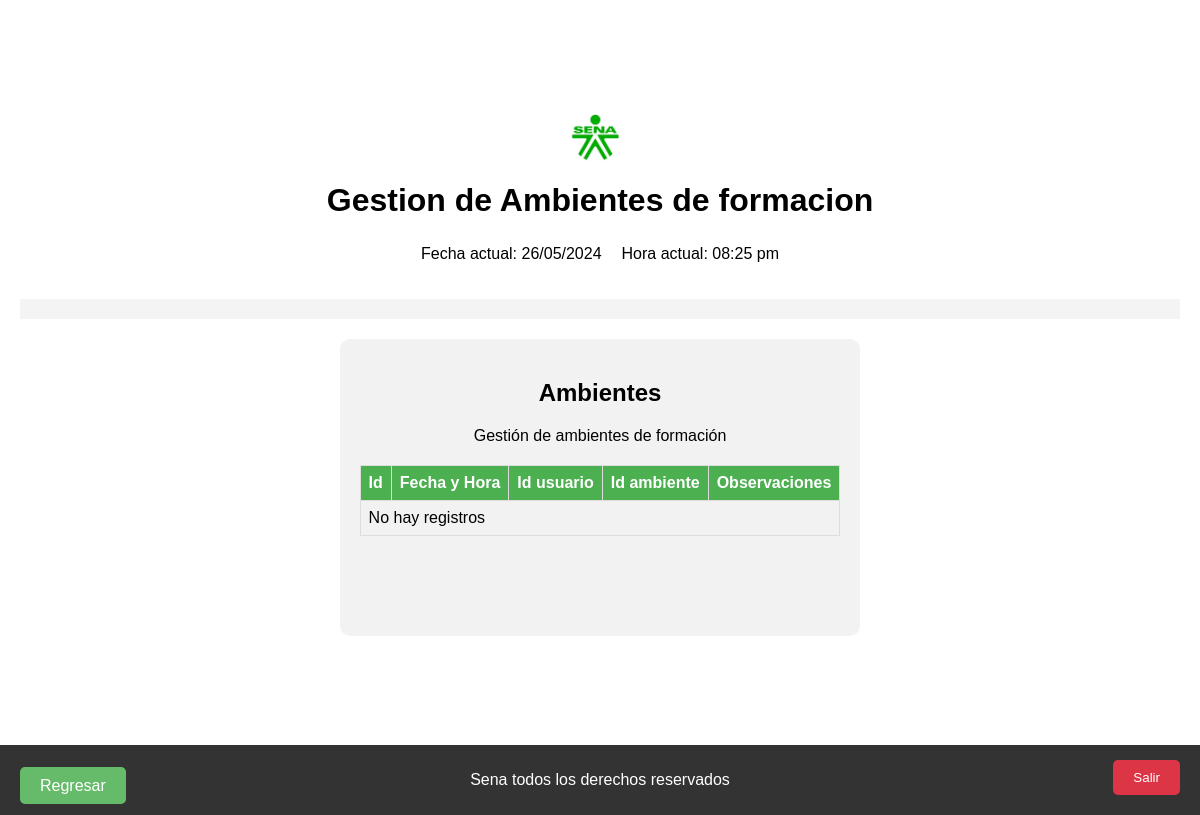
The app's page /views/administrador/reportes/index.php, older data.
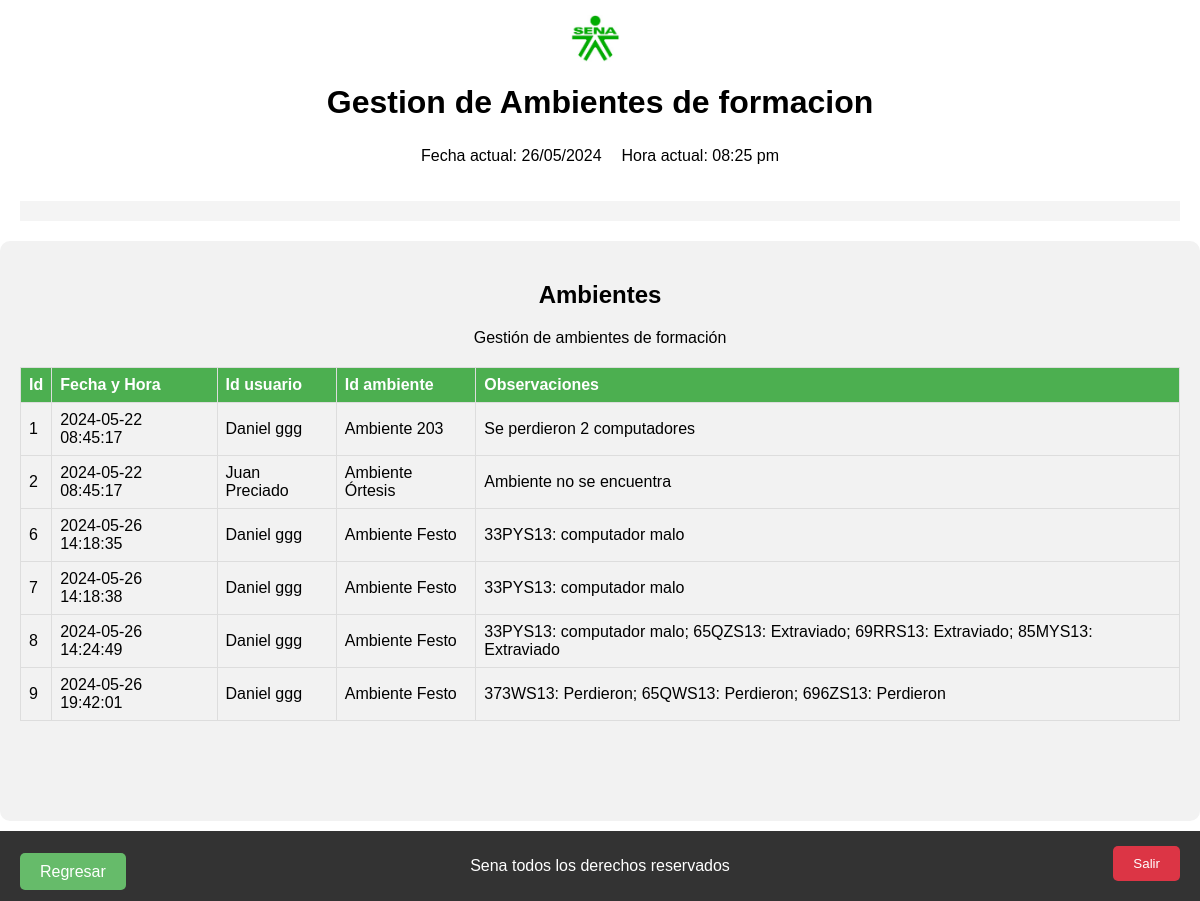
The same page, newer data.
### tables this page shows
CREATE TABLE `t_reportes` (
  `Id_reporte` int(4) NOT NULL,
  `FechaHora` datetime DEFAULT NULL,
  `Id_usuario` int(2) DEFAULT NULL,
  `Id_ambiente` int(2) DEFAULT NULL,
  `Estado` varchar(1) DEFAULT NULL,
  `Observaciones` varchar(250) DEFAULT NULL
);

CREATE TABLE `t_ambientes` (
  `Id_ambiente` int(50) NOT NULL,
  `Nombre` varchar(100) NOT NULL,
  `Torre` enum('Oriental','Occidental') NOT NULL,
  `Computadores` int(50) DEFAULT NULL,
  `CheckPcs` tinyint(1) NOT NULL DEFAULT 1,
  `Tvs` int(50) DEFAULT NULL,
  `CheckTvs` tinyint(1) NOT NULL DEFAULT 1,
  `Sillas` int(50) DEFAULT NULL,
  `CheckSillas` tinyint(1) NOT NULL DEFAULT 1,
  `Mesas` int(50) DEFAULT NULL,
  `CheckMesas` tinyint(1) NOT NULL DEFAULT 1,
  `Tableros` int(50) DEFAULT NULL,
  `CheckTableros` tinyint(1) NOT NULL DEFAULT 1,
  `Nineras` int(50) DEFAULT NULL,
  `CheckNineras` tinyint(1) NOT NULL DEFAULT 1,
  `CheckInfraestructura` tinyint(1) NOT NULL DEFAULT 1,
  `Estado` varchar(255) DEFAULT NULL,
  `Observaciones` varchar(500) DEFAULT NULL
);

### views/administrador/reportes/index.php (the view, shortened to what this page needs)
<?php
$db = Database::connect();
?>
<!DOCTYPE html>
<html lang="es">
<head>
    <link rel="stylesheet" type="text/css" href="../assets/styles.css">
    <link rel="stylesheet" type="text/css" href="https://cdn.datatables.net/1.12.1/css/jquery.dataTables.css">
</head>
<body>
    <header>
        <div class="logo-container">
            <img src="../assets/Logo-Sena.jpg" alt="Logo de la empresa" class="logo">
        </div>
        <div class="title">
            <h1>Gestion de Ambientes de formacion</h1>
        </div>
        <div class="datetime">
            <?php
                $fechaActual = date("d/m/Y");
                $horaActual = date("h:i a");
            ?>
            <div class="datetime">
                <div class="fecha">
                    <p>Fecha actual: <?php echo $fechaActual; ?></p>
                </div>
                <div class="hora">
                    <p>Hora actual: <?php echo $horaActual; ?></p>
                </div>
            </div>
        </div>
    </header>
    <nav>
    </nav>
    <section class="ambiente" id="section-ambiente">
        <div class="subtitulo-ambiente">
            <h2>Ambientes</h2>
        </div>
        <div class="descripcion-ambiente">
            <p>Gestión de ambientes de formación</p>
        </div>
        <div class="tabla-ambientes tabla-scroll">
            <table class="table table-striped table-dark table_id" border="1" id="tabla-ambientes">
                <thead>
                    <tr>
                        <th>Id</th>
                        <th>Fecha y Hora</th>
                        <th>Id usuario</th>
                        <th>Id ambiente</th>
                        <th>Observaciones</th>
                    </tr>
                </thead>
                <tbody>
                <?php
                $query = "SELECT r.Id_reporte, r.Observaciones, r.FechaHora, CONCAT(u.Nombres, ' ', u.Apellidos) AS NombreCompleto, a.Nombre AS ambiente
                        FROM t_reportes AS r
                        INNER JOIN t_usuarios AS u ON r.Id_usuario = u.Id_usuario
                        INNER JOIN t_ambientes AS a ON r.Id_ambiente = a.Id_ambiente";
                $result = $db->query($query);
                if ($result->num_rows > 0) {
                    while ($row = $result->fetch_assoc()) {
                        echo "<tr>";
                        echo "<td>" . $row['Id_reporte'] . "</td>";
                        echo "<td>" . $row['FechaHora'] . "</td>";
                        echo "<td>" . $row['NombreCompleto'] . "</td>";
                        echo "<td>" . $row['ambiente'] . "</td>";
                        echo "<td>" . $row['Observaciones'] . "</td>";
                        echo "</tr>";
                    }
                } else {
                    echo "<tr><td colspan='5'>No hay registros</td></tr>";
                }
                ?>
                </tbody>
            </table>
        </div>
        <div class="regresar">
            <?php
                $url_regresar = 'home';
            ?>
            <a href="<?php echo $url_regresar; ?>" class="button boton-centrado" id="btn-regresar">Regresar</a>
        </div>
        <div class="salir">
            <button id="btn_salir">Salir</button>
        </div>
    </section>
    <footer>
        <p>Sena todos los derechos reservados</p>
    </footer>
</body>
</html>

### assets/styles.css (style rules this page uses)
body { margin: 15px 0 0 0; padding: 0; display: flex; flex-direction: column; align-items: center; justify-content: center; min-height: 100vh; font-family: Arial, sans-serif; }
header { display: flex; flex-direction: column; align-items: center; justify-content: space-between; margin-bottom: 20px; }
header h1 { margin-bottom: 10px; }
.logo-container { display: flex; align-items: center; margin-right: 10px; }
.logo { width: 50px; height: auto; }
nav { background-color: #f4f4f4; padding: 10px 0; text-align: center; margin-bottom: 20px; width: calc(100% - 40px); max-width: 1200px; margin-left: auto; margin-right: auto; }
.datetime { display: flex; justify-content: space-between; margin-bottom: 0px; }
.datetime .fecha { margin-right: 10px; }
.datetime .hora { margin-left: 10px; }
footer { position: fixed; bottom: 0; left: 0; width: 100%; background-color: #333; color: #fff; text-align: center; padding: 10px 0; }
.ambiente { background-color: #f2f2f2; padding: 20px; border-radius: 10px; margin: 0px; margin-bottom: 80px; max-width: 1200px; }
.subtitulo-ambiente { text-align: center; margin-bottom: 20px; }
.descripcion-ambiente { text-align: center; margin-bottom: 20px; }
.tabla-ambientes { max-height: 400px; overflow-y: auto; margin-bottom: 80px; }
.tabla-ambientes table { width: 100%; border-collapse: collapse; }
.tabla-ambientes th, .tabla-ambientes td { padding: 8px; border: 1px solid #ddd; text-align: left; }
.tabla-ambientes th { background-color: #4CAF50; color: white; }
.tabla-ambientes tr:nth-child(even) { background-color: #f2f2f2; }
.boton-modificar, .boton-generar-qr, .boton-habilitar, .boton-inhabilitar, .boton-centrado { background-color: #66BB6A; color: white; padding: 10px 20px; border: none; border-radius: 5px; text-decoration: none; }
.salir { position: fixed; bottom: 20px; right: 20px; z-index: 1; }
#btn_salir { background-color: #dc3545; color: white; padding: 10px 20px; border: none; border-radius: 5px; cursor: pointer; }
.regresar { position: fixed; bottom: 20px; left: 20px; z-index: 1; }

Row changes from the older to the newer data that the page shows:
added t_reportes: Id_reporte "1", FechaHora "2024-05-22 08:45:17", NombreCompleto "Daniel ggg", Id_ambiente.Nombre "Ambiente 203", Observaciones "Se perdieron 2 computadores"
added t_reportes: Id_reporte "2", FechaHora "2024-05-22 08:45:17", NombreCompleto "Juan Preciado", Id_ambiente.Nombre "Ambiente Órtesis", Observaciones "Ambiente no se encuentra"
added t_reportes: Id_reporte "6", FechaHora "2024-05-26 14:18:35", NombreCompleto "Daniel ggg", Id_ambiente.Nombre "Ambiente Festo", Observaciones "33PYS13: computador malo"
added t_reportes: Id_reporte "7", FechaHora "2024-05-26 14:18:38", NombreCompleto "Daniel ggg", Id_ambiente.Nombre "Ambiente Festo", Observaciones "33PYS13: computador malo"
added t_reportes: Id_reporte "8", FechaHora "2024-05-26 14:24:49", NombreCompleto "Daniel ggg", Id_ambiente.Nombre "Ambiente Festo", Observaciones "33PYS13: computador malo; 65QZS13: Extraviado; 69RRS13: Extraviado; 85MYS13: Extraviado"
added t_reportes: Id_reporte "9", FechaHora "2024-05-26 19:42:01", NombreCompleto "Daniel ggg", Id_ambiente.Nombre "Ambiente Festo", Observaciones "373WS13: Perdieron; 65QWS13: Perdieron; 696ZS13: Perdieron"
Text that changed along with them:
text no longer shown: "No hay registros"
